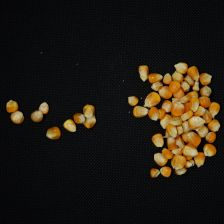
#> input picture data/raw/sehat/nomal_427.JPG, 224 x 224 px; its folder holds only this picture in this run
$ jupyter execute --allow-errors 01_eksplorasi_dataset.ipynb
#> lines starting #> are read from the running program, lines starting #| are printed output that depends on the picture
# 01 - Dataset Exploration, Multi-Angle Expansion & Resolution Analysis

**Objective:**
1. Explore the complete raw corn kernel dataset (`data/raw/sehat` and `data/raw/terkontaminasi`) comprising **2,672 raw images** (`1,094` Healthy and `1,578` Mold-Contaminated).
2. Inspect resolution distributions across both the original standardized subset (`224x224`) and the newly expanded high-resolution **multi-angle camera dataset** (`6000x3368` / `4496x3000`).
3. Analyze background lighting regimes (**Dark/Navy Fabric BG**, **Light/White Paper BG**, and **Pure Black BG**) that motivate our **auto-resize/crop** (`auto_resize_and_crop`) and **warmth-guided polarity-aware Otsu segmentation** stages.

[cell 1]
import os
import glob
import cv2
import numpy as np
import pandas as pd
import matplotlib.pyplot as plt
from PIL import Image

RAW_DIR = "../data/raw"
CLASSES = ["sehat", "terkontaminasi"]
CLASS_LABELS = {"sehat": "Healthy", "terkontaminasi": "Contaminated"}

records = []
for cls in CLASSES:
    folder = os.path.join(RAW_DIR, cls)
    files = sorted(glob.glob(os.path.join(folder, "*")))
    for fpath in files:
        try:
            with Image.open(fpath) as im:
#> im is the input picture: PIL image 224x224 RGB; mean R, G, B 32.5, 26.9, 18.9
                w, h = im.size
#> w = 224; h = 224
                c = len(im.getbands())
#> c = 3
        except Exception:
            continue
        # Read at 1/8 scale for high-resolution photos to compute fast intensity & border regime statistics
        flag = cv2.IMREAD_REDUCED_COLOR_8 if max(w, h) > 1000 else cv2.IMREAD_COLOR
#> flag = 1
        img_small = cv2.imread(fpath, flag)
        if img_small is None:
            continue
        gray = cv2.cvtColor(img_small, cv2.COLOR_BGR2GRAY)
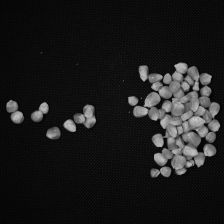
#> gray: shape (224, 224); min 0, max 210, mean 27.7
        bh = max(2, int(gray.shape[0] * 0.04))
#> bh = 8
        bw = max(2, int(gray.shape[1] * 0.04))
#> bw = 8
        border = np.concatenate([
            gray[:bh, :].ravel(), gray[-bh:, :].ravel(),
            gray[:, :bw].ravel(), gray[:, -bw:].ravel()
        ])
#> border = 7168 values, max 173 at index 6392, min 0 at index 857, mean 10.98
        bg_med = float(np.median(border))
#> bg_med = 10
        bg_type = "Light/White BG" if bg_med > 75 else ("Dark Fabric BG" if bg_med > 10 else "Pure Black BG")
#> bg_type = 'Pure Black BG'
        records.append({
            "filename": os.path.basename(fpath),
            "label": cls,
            "width": w,
            "height": h,
            "channels": c,
            "mean_intensity": round(float(gray.mean()), 2),
            "border_median": round(bg_med, 1),
            "bg_regime": bg_type
        })

df_raw = pd.DataFrame(records)
print(f"Total Raw Images: {len(df_raw):,}")
print("\nClass Distribution:")
print(df_raw["label"].value_counts())
print("\nResolution Summary:")
print(df_raw.groupby(["label", "width", "height"]).size())
#| label           width  height
#| sehat           224    224       1
#| terkontaminasi  224    224       2
#| dtype: int64
print("\nBackground Regime Distribution:")
print(pd.crosstab(df_raw["label"], df_raw["bg_regime"]))

[cell 2]
fig, axes = plt.subplots(1, 2, figsize=(13, 4.5))

counts = df_raw["label"].map(CLASS_LABELS).value_counts()
axes[0].bar(counts.index, counts.values, color=["#e74c3c", "#2ecc71"], edgecolor="black")
axes[0].set_title(f"Raw Image Distribution per Class (Total = {len(df_raw):,})")
axes[0].set_ylabel("Number of Images")
for i, v in enumerate(counts.values):
    axes[0].text(i, v + 25, f"{v:,}", ha="center", fontweight="bold")
axes[0].set_ylim(0, max(counts.values) * 1.16)

ct = pd.crosstab(df_raw["bg_regime"], df_raw["label"].map(CLASS_LABELS))
ct.plot(kind="bar", ax=axes[1], color=["#e74c3c", "#2ecc71"], edgecolor="black", rot=15)
axes[1].set_title("Dataset Coverage Across Background Lighting Regimes")
axes[1].set_ylabel("Number of Images")
axes[1].set_xlabel("Background Regime")

plt.tight_layout()
plt.show()
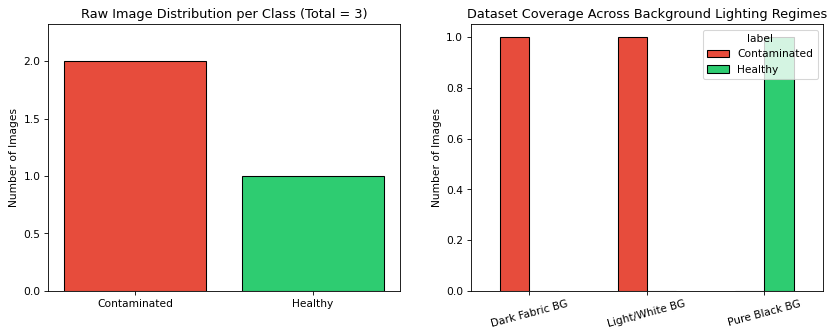
#> figure drawn by matplotlib, 2 panels; panel 2: tallest bar 1 high, from x = 2 to 2.25
